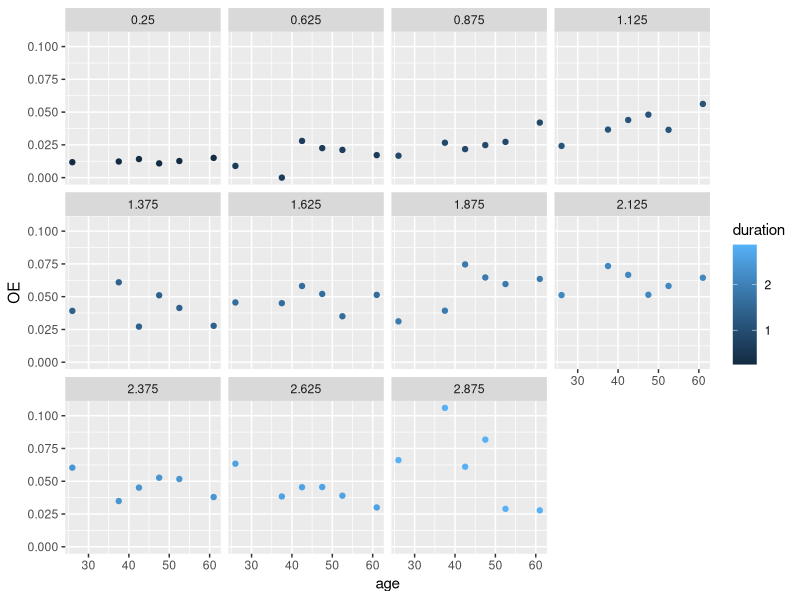
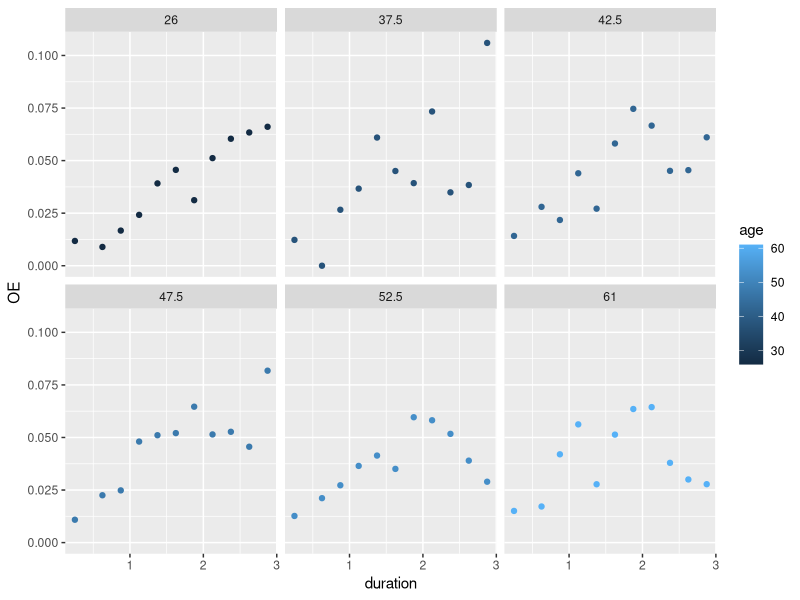
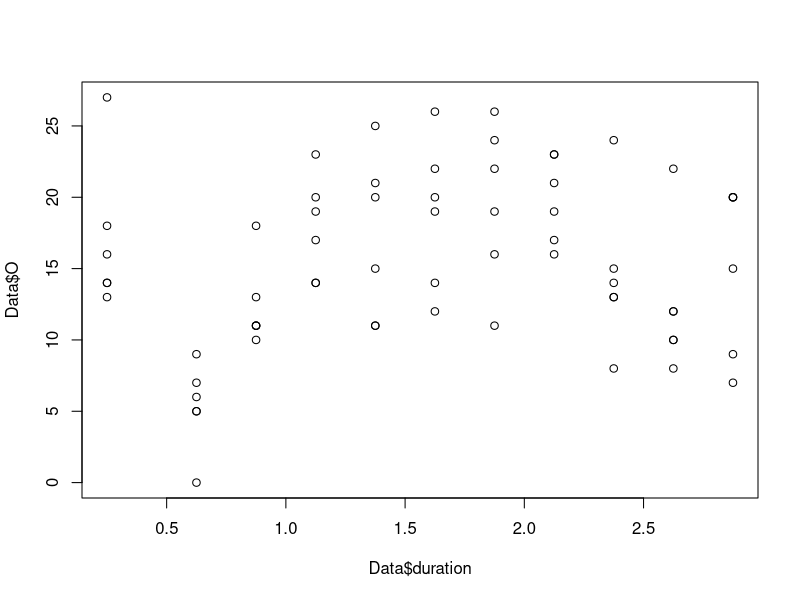
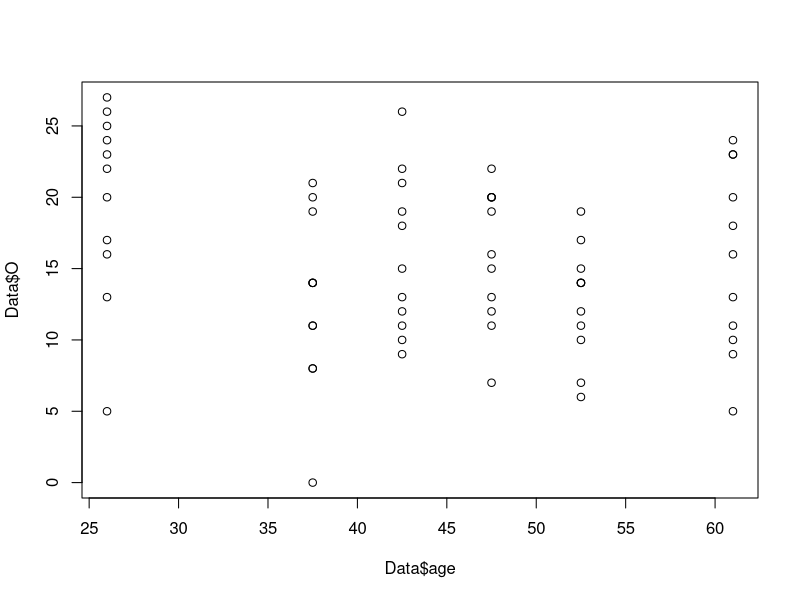
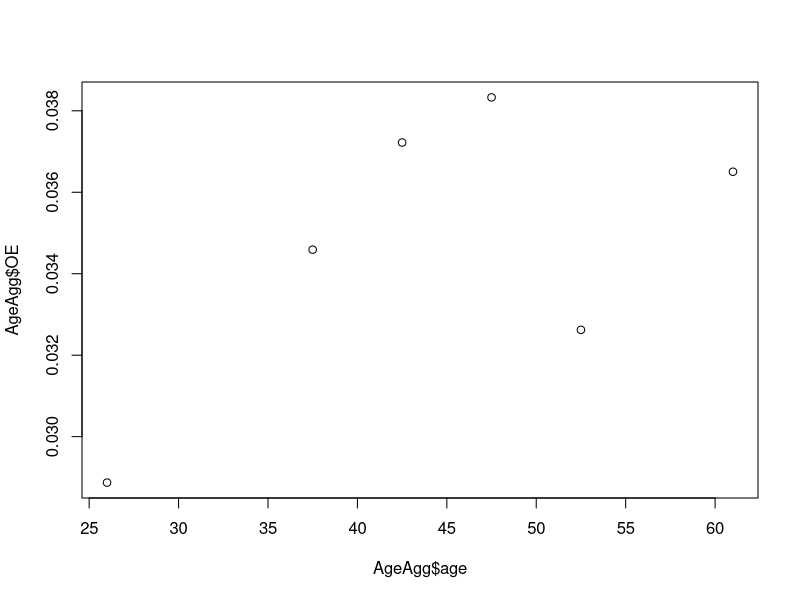
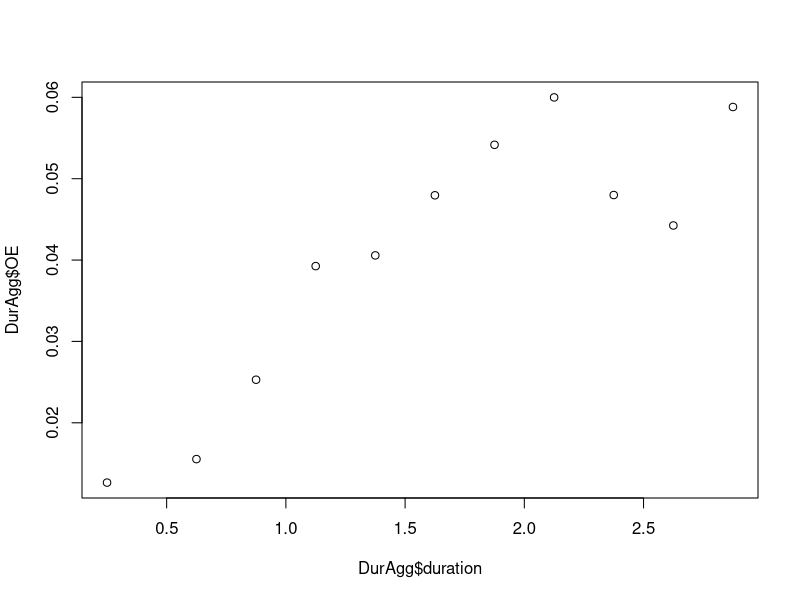
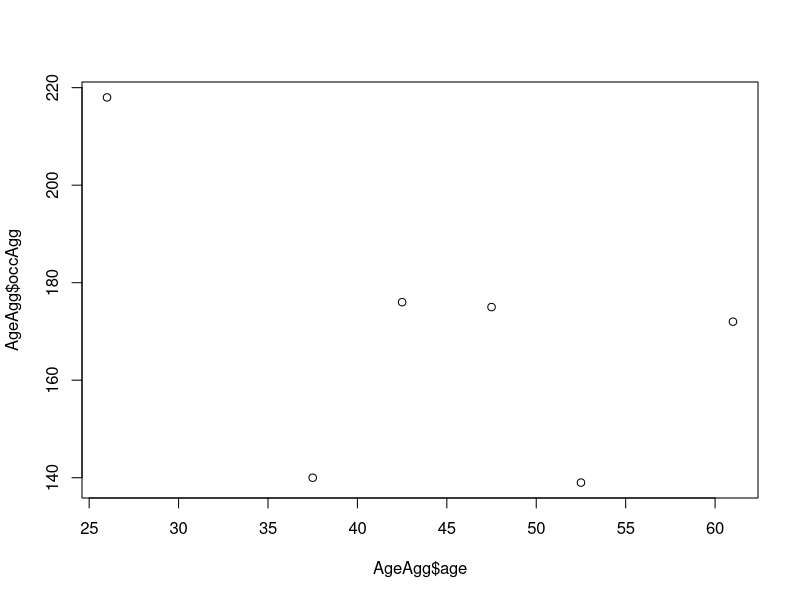
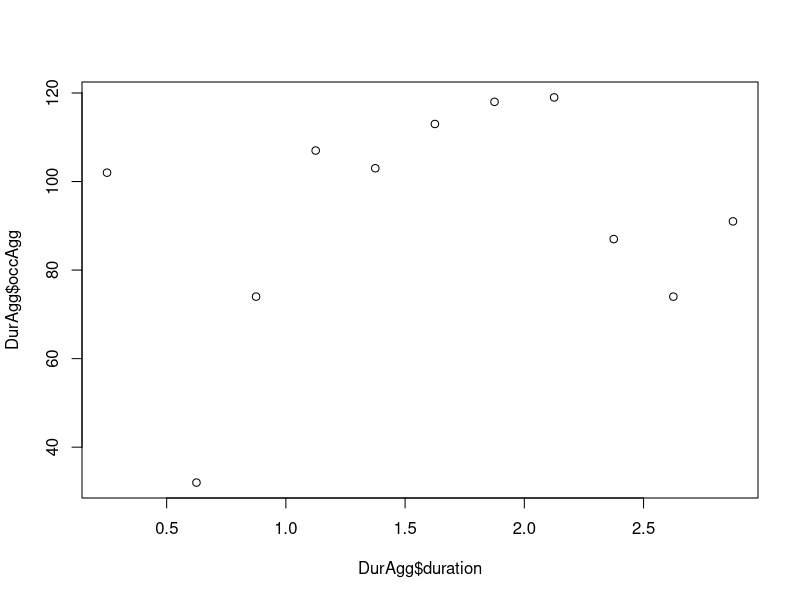

Recreate these plots in R, in order. (Note: this script raises an error after producing the figures.)
######################################################
####               PAKKER OG DATA                 ####
######################################################
library(tidyverse)
library(ggplot2)
library(dplyr)
library(stats)
library(splines)
library(hexbin)


#Indlæs data:
Data <- read_csv("Data/RF/RFLY.csv")

# Opret variabel OE-rater
Data$OE <- Data$O / Data$E

#Vis data og opsummering
#view(Data)


######################################################
####          CENTRERING AF COVARIATER            ####
######################################################

#Centrerer age
unique_ages <- unique(Data$age)
midpoints <- (unique_ages[-1] + unique_ages[-length(unique_ages)]) / 2
custom_last_point <- (67 - 55) / 2 + 55  # Brug 61 som værdi i højre endepunkt da det sidste datapunkt er 60 år
midpoints <- c(midpoints, custom_last_point)
Data$age <- midpoints[match(Data$age, unique_ages)]

#centrerer duration
midpointsduration<-c((unique(Data$duration)[-1]+unique(Data$duration)[-length(unique(Data$duration))])/2,unique(Data$duration)[length(unique(Data$duration))])
Data$duration<-midpointsduration[match(Data$duration, unique(Data$duration))]

#fjerner sidste datapunkt for duration
Data<-Data[Data$duration!=unique(Data$duration)[length(unique(Data$duration))],]

View(Data)



######################################################
####            VISUALISERING AF DATA             ####
######################################################
ggplot(Data, aes(x = age, y=OE)) +
  geom_point(aes(color = duration))+
  facet_wrap(~ duration)

ggplot(Data, aes(x = duration, y=OE)) +
  geom_point(aes(color = age))+
  facet_wrap(~ age)

plot(y=Data$O, x=Data$duration)
plot(y=Data$O, x=Data$age)



######################################################
####      AGGREGERING OG IKKE-LINEARE TRENDS      ####
######################################################

# Aggregering af data efter 'age'
AgeAgg <- Data %>%
  group_by(age) %>%
  summarise(expoAgg = sum(E), occAgg=sum(O)) %>%
  mutate(OE = occAgg/expoAgg)


# Aggregering af data efter 'duration'
DurAgg <- Data %>%
  group_by(duration) %>%
  summarise(expoAgg = sum(E), occAgg=sum(O)) %>%
  mutate(OE = occAgg/expoAgg)


# Plots af trends
plot(AgeAgg$age, AgeAgg$OE)
plot(DurAgg$duration, DurAgg$OE)

plot(AgeAgg$age, AgeAgg$occAgg)
plot(DurAgg$duration, DurAgg$occAgg)

plot(AgeAgg$age, AgeAgg$OE)
plot(DurAgg$duration, DurAgg$OE)

plot(AgeAgg$age, AgeAgg$occAgg)
plot(DurAgg$duration, DurAgg$occAgg)

plot(AgeAgg$age, AgeAgg$expoAgg)
plot(DurAgg$duration, DurAgg$expoAgg)



######################################################
####                  Residualplots               ####
######################################################


#Centrer middelværdien: 
residplotage<-function(model){qplot(Data$age, .stdresid,data = model)+
    geom_smooth(method = "loess", size = 1, formula = y ~ x) +
    xlab("age") +
    ylab("fitted values")}

residplotduration<-function(model){qplot(Data$duration, .stdresid,data = model)+
    geom_smooth(method = "loess", size = 1, formula = y ~ x) +
    xlab("duration") +
    ylab("fitted values")}



######################################################
####                  GLM MODELLER                ####
######################################################

# Lineær model med age og duration
glm_konstant <- glm(O ~ offset(log(E)), family = poisson, data = Data)
glm_linear_1 <- glm(O ~ age + duration, offset = log(E), family = poisson, data = Data)


summary(glm_linear_1)
AIC(glm_konstant,glm_linear_1)


######################################################
####                 POLYNOMIUM                   ####
######################################################

# Polynomial modeller for duration
glm_poly_1_dur <- glm(O ~ age + poly(duration, 1), offset = log(E), family = poisson, data = Data)
glm_poly_2_dur <- glm(O ~ age + poly(duration, 2), offset = log(E), family = poisson, data = Data)
glm_poly_3_dur <- glm(O ~ age + poly(duration, 3), offset = log(E), family = poisson, data = Data)
glm_poly_4_dur <- glm(O ~ age + poly(duration, 4), offset = log(E), family = poisson, data = Data)
glm_poly_5_dur <- glm(O ~ age + poly(duration, 5), offset = log(E), family = poisson, data = Data)
glm_poly_6_dur <- glm(O ~ age + poly(duration, 6), offset = log(E), family = poisson, data = Data)
glm_poly_7_dur <- glm(O ~ age + poly(duration, 7), offset = log(E), family = poisson, data = Data)


# Sammenlign AIC for polynomial modeller for duration
AIC(glm_poly_1_dur, glm_poly_2_dur,glm_poly_3_dur,glm_poly_4_dur,glm_poly_5_dur,glm_poly_6_dur,glm_poly_7_dur)

#AIC vælger 6 grads poly, men 4 grads er også ok.

#residualplots
residplotduration(glm_poly_1_dur)
residplotduration(glm_poly_2_dur)
residplotduration(glm_poly_4_dur)
residplotduration(glm_poly_6_dur)

# Polynomial modeller for age
glm_poly_1_age <- glm(O ~ poly(age, 1) + duration, offset = log(E), family = poisson, data = Data)
glm_poly_2_age <- glm(O ~ poly(age, 2) + duration, offset = log(E), family = poisson, data = Data)
glm_poly_4_age <- glm(O ~ poly(age, 4) + duration, offset = log(E), family = poisson, data = Data)
glm_poly_5_age <- glm(O ~ poly(age, 5) + duration, offset = log(E), family = poisson, data = Data)

# Sammenlign AIC for polynomial modeller for age
AIC(glm_poly_1_age, glm_poly_2_age, glm_poly_4_age, glm_poly_5_age)

#Vælger 2. gradspolynpmium på age

#Residualplot
residplotage(glm_poly_2_age)
residplotage(glm_poly_4_age)
residplotage(glm_poly_5_age)

# Polynomial model med kombination af age og duration
glm_poly_2_6 <- glm(O ~ poly(age, 2) + poly(duration, 6), offset = log(E), family = poisson, data = Data)
glm_poly_2_4 <- glm(O ~ poly(age, 2) + poly(duration, 4), offset = log(E), family = poisson, data = Data)
glm_poly_2_3 <- glm(O ~ poly(age, 2) + poly(duration, 3), offset = log(E), family = poisson, data = Data)
glm_poly_2_2 <- glm(O ~ poly(age, 2) + poly(duration, 2), offset = log(E), family = poisson, data = Data)

# Sammenlign AIC for modeller med age og duration polynomier
AIC(glm_poly_2_6,glm_poly_2_4,glm_poly_2_3,glm_poly_2_2)

#Vælger de samme polynomiumsgrader 



######################################################
####                  HEATMAPS                    ####
######################################################
#Insæt den valgte model: 
model <- glm_poly_2_4

# Beregn observerede rater
Data$observed_rate <- Data$O / Data$E

# Heatmap for observerede OE-rater
heatmap_observed <- ggplot(Data, aes(y = duration, x = age, fill = observed_rate)) +
  geom_tile(color = "white") +
  scale_fill_gradient(low = "blue", high = "red") +
  labs(title = "Heatmap af Observerede OE-Rater", y = "Duration", x = "Age", fill = "Observed OE-Rate") +
  theme_minimal()

heatmap_observed



######################################################
####                   SPLINES                   ####
######################################################
#Splines på covariabler seperat:
glm_splines_2_dur <- glm(O ~ ns(duration, df = 3) + age, offset = log(E), 
                         family = poisson, data = Data)

glm_splines_3_dur <- glm(O ~ ns(duration, df = 4) + age, offset = log(E), 
                         family = poisson, data = Data)

glm_splines_2_age <- glm(O ~ ns(age, df = 3) + duration, offset = log(E), 
                         family = poisson, data = Data)

glm_splines_3_age <- glm(O ~ ns(age, df = 4) + duration, offset = log(E), 
                         family = poisson, data = Data)

glm_splines_4_age <- glm(O ~ ns(age, df = 5) + duration, offset = log(E), 
                         family = poisson, data = Data)

glm_splines_5_age <- glm(O ~ ns(age, df = 6) + duration, offset = log(E), 
                         family = poisson, data = Data)


AIC(glm_splines_2_dur,glm_splines_3_dur,glm_splines_2_age,glm_splines_3_age,glm_splines_4_age,glm_splines_5_age)
AIC(glm_poly_2_6,glm_poly_2_4,glm_poly_2_3,glm_poly_2_2)

glm_splines_1_2 <- glm(O ~ ns(age, df=2) + ns(duration, df=3), offset = log(E), family = poisson, data = Data)
glm_splines_2_2 <- glm(O ~ ns(age, df=3) + ns(duration, df=3), offset = log(E), family = poisson, data = Data)
glm_splines_3_2 <- glm(O ~ ns(age, df=4) + ns(duration, df=3), offset = log(E), family = poisson, data = Data)
glm_splines_4_2 <- glm(O ~ ns(age, df=5) + ns(duration, df=3), offset = log(E), family = poisson, data = Data)
glm_splines_5_2 <- glm(O ~ ns(age, df=6) + ns(duration, df=3), offset = log(E), family = poisson, data = Data)

AIC(glm_splines_2_2,glm_splines_3_2,glm_splines_4_2,glm_splines_5_2)
AIC(glm_poly_2_6,glm_poly_2_4,glm_poly_2_3,glm_poly_2_2)

summary(glm_poly_2_2)
summary(glm_splines_2_2)
summary(glm_splines_1_2)
summary(glm_poly_6_2)

#Det er kun i glm_poly_2_2 at alle beta-værdier er signifikante.

######################################################
####              TILFØJER INDIKATOR              ####
######################################################

glm_ind_age <- glm(O ~ age +poly(duration, 2) + I(age <= 60), offset = log(E), family = poisson, data = Data)

glm_ind_dur_3_1 <- glm(O ~ poly(age, 2) + poly(duration, 2) + I(age <= 60), offset = log(E), family = poisson, data = Data)

glm_ind_dur_3_2 <- glm(O ~ poly(age, 4) + poly(duration, 2) + I(age <= 60), offset = log(E), family = poisson, data = Data)

glm_ind_dur_3_3 <- glm(O ~ poly(age, 5) + poly(duration, 2) + I(age <= 60), offset = log(E), family = poisson, data = Data)

AIC(glm_ind_age,glm_ind_dur_3_1,glm_ind_dur_3_2,glm_ind_dur_3_3,glm_poly_2_2)

summary(glm_ind_dur_3_1)

#Hjælper ikke rigtigt: 

glm_ind_age <- glm(O ~ age +poly(duration, 2) + I(duration <= 2), offset = log(E), family = poisson, data = Data)

glm_ind_dur_3_1 <- glm(O ~ poly(age, 1) + poly(duration, 2) + I(duration <= 2), offset = log(E), family = poisson, data = Data)

glm_ind_dur_3_2 <- glm(O ~ poly(age, 4) + poly(duration, 2) + I(duration <= 2), offset = log(E), family = poisson, data = Data)

glm_ind_dur_3_3 <- glm(O ~ poly(age, 5) + poly(duration, 2) + I(duration <= 2), offset = log(E), family = poisson, data = Data)

AIC(glm_ind_age,glm_ind_dur_3_1,glm_ind_dur_3_2,glm_ind_dur_3_3,glm_poly_2_2)

summary(glm_ind_dur_3_1)

#konklussion: Ingen indikator


######################################################
####        Prøver at fjerne sidste alder         ####
######################################################
last_age <- custom_last_point  # Dette er midtpunktet for den sidste aldersgruppe (fx 63.5)

# Lav et subset af Data, hvor du fjerner rækker, hvor age er lig med last_age (63.5)
Data_subset <- subset(Data, age != last_age)

View(Data_subset)



######################################################
####          POLYNIMIER: age SUBSET              ####
######################################################

glm_poly_age_1_subset <- glm(O ~ poly(age, 1) + poly(duration, 2), offset = log(E), 
                             family = poisson, data = Data_subset)

glm_poly_age_2_subset <- glm(O ~ poly(age, 2) + poly(duration, 2), offset = log(E), 
                             family = poisson, data = Data_subset)

glm_poly_age_3_subset <- glm(O ~ poly(age, 3) + poly(duration, 2), offset = log(E), 
                             family = poisson, data = Data_subset)

glm_poly_age_4_subset <- glm(O ~ poly(age, 4) + poly(duration, 2), offset = log(E), 
                             family = poisson, data = Data_subset)
AIC(glm_poly_age_1_subset,glm_poly_age_2_subset,glm_poly_age_3_subset,glm_poly_age_4_subset)


glm_splines_age_1_subset <- glm(O ~ ns(age, 1) + poly(duration, 2), offset = log(E), 
                             family = poisson, data = Data_subset)

glm_splines_age_2_subset <- glm(O ~ ns(age, 2) + poly(duration, 2), offset = log(E), 
                             family = poisson, data = Data_subset)

glm_splines_age_3_subset <- glm(O ~ ns(age, 3) + poly(duration, 2), offset = log(E), 
                             family = poisson, data = Data_subset)

glm_splines_age_4_subset <- glm(O ~ ns(age, 4) + poly(duration, 2), offset = log(E), 
                             family = poisson, data = Data_subset)
AIC(glm_splines_age_1_subset,glm_splines_age_2_subset,glm_splines_age_3_subset,glm_splines_age_4_subset)

summary(glm_poly_age_2_subset )


######################################################
####     Prædictions- og residualplot SUBSET      ####
######################################################
#Indsæt den valgre model
model <- glm_splines_age_2_subset

Data_subset$predicted_O <- predict(model, type="response")


#Tjek efter trends
AgeAgg <- Data_subset %>%
  group_by(age) %>%
  summarise(expoAgg = sum(E), occAgg = sum(O), predictedAgg = sum(predicted_O)) %>%
  mutate(predicted_OE = predictedAgg/expoAgg, OE = occAgg/expoAgg)


# Beregn OE-rater med de korrekte E-værdier


# Plot OE-rates over age
plot(AgeAgg$age, AgeAgg$OE, 
     col = "blue", 
     pch = 1, 
     xlab = "Age",
     ylab = "OE Rate",
     main = "OE-rates with additive model over Age")

# Tilføj den korrekte splines kurve for OE-raterne
lines(AgeAgg$age, AgeAgg$predicted_OE, col = "red", lwd = 2)



#Tjek efter trends
DurAgg <- Data_subset %>%
  group_by(duration) %>%
  summarise(expoAgg = sum(E), occAgg = sum(O), predictedAgg = sum(predicted_O)) %>%
  mutate(predicted_OE = predictedAgg/expoAgg, OE = occAgg/expoAgg)

# Beregn OE-rater med de korrekte E-værdier


# Plot OE-rates over age
plot(DurAgg$duration, DurAgg$OE, 
     col = "blue", 
     pch = 1, 
     xlab = "Duration",
     ylab = "OE Rate",
     main = "OE-rates with 2nd degree polynomiall over Duration")

# Tilføj den korrekte splines kurve for OE-raterne
lines(DurAgg$duration, DurAgg$predicted_OE, col = "red", lwd = 2)




######################################################
####         Prædictions- og residualplot         ####
######################################################
#Insæt den valgte model: 
model <- glm_poly_2

# Beregn forudsagte O-værdier
Data$predicted_O <- predict(model, type = "response")

# Vis data med forudsagte værdier
#View(Data)

# Aggreger forudsagte værdier efter age
AgeAgg <- Data %>%
  group_by(age) %>%
  summarise(expoAgg = sum(E), occAgg = sum(O), predictedAgg = sum(predicted_O)) %>%
  mutate(predicted_OE = predictedAgg / expoAgg, OE = occAgg / expoAgg)

# Plot OE-rater over alder
plot(AgeAgg$age, AgeAgg$OE, col = "blue", pch = 1, xlab = "Age", ylab = "OE Rate", 
     main = "OE-rates with additive model over Age")
lines(AgeAgg$age, AgeAgg$predicted_OE, col = "red", lwd = 2)
abline(v = 42.5, col = "steelblue", lty = 2)


# Aggreger forudsagte værdier efter duration
DurAgg <- Data %>%
  group_by(duration) %>%
  summarise(expoAgg = sum(E), occAgg = sum(O), predictedAgg = sum(predicted_O)) %>%
  mutate(predicted_OE = predictedAgg / expoAgg, OE = occAgg / expoAgg)

# Plot OE-rater over duration
plot(DurAgg$duration, DurAgg$OE, col = "blue", pch = 1, xlab = "Duration", ylab = "OE Rate", 
     main = "OE-rates with additive model over Duration")
lines(DurAgg$duration, DurAgg$predicted_OE, col = "red", lwd = 2)


# Residualplot for lineær model
residplotage(model)


######################################################
####                  UDEN AGE                    ####
######################################################

#Age bliver på intet tidspunkt signifikant. Så laver nu modeller uden: 

# Polynomial modeller for duration
glm_poly_1 <- glm(O ~ poly(duration, 1), offset = log(E), family = poisson, data = Data)
glm_poly_2 <- glm(O ~ poly(duration, 2), offset = log(E), family = poisson, data = Data)
glm_poly_3 <- glm(O ~ poly(duration, 3), offset = log(E), family = poisson, data = Data)
glm_poly_4 <- glm(O ~ poly(duration, 4), offset = log(E), family = poisson, data = Data)
glm_poly_5 <- glm(O ~ poly(duration, 5), offset = log(E), family = poisson, data = Data)
glm_poly_6 <- glm(O ~ poly(duration, 6), offset = log(E), family = poisson, data = Data)


# Sammenlign AIC for polynomial modeller for duration
AIC(glm_poly_1, glm_poly_2,glm_poly_3,glm_poly_4,glm_poly_5,glm_poly_6, glm_poly_2_2)



######################################################
####                ENDELIGE MODEL.               ####
######################################################
#Insæt den valgte model: 
RFLY_final <- glm(O ~ poly(duration, 2), offset = log(E), family = poisson, data = Data)

summary(RFLY_final)



